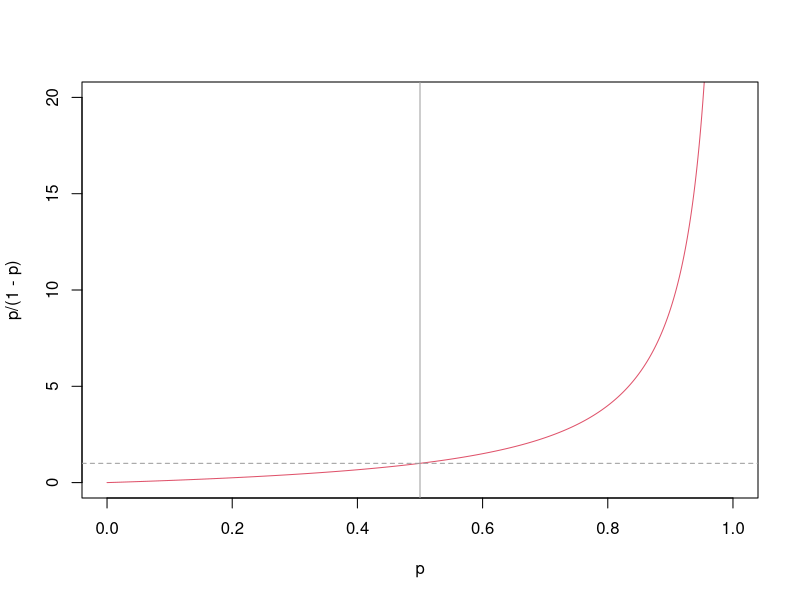
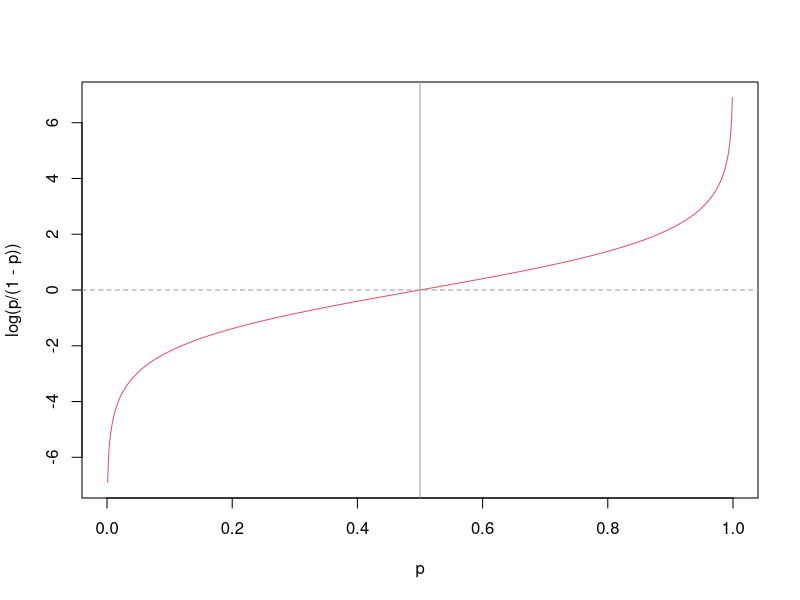
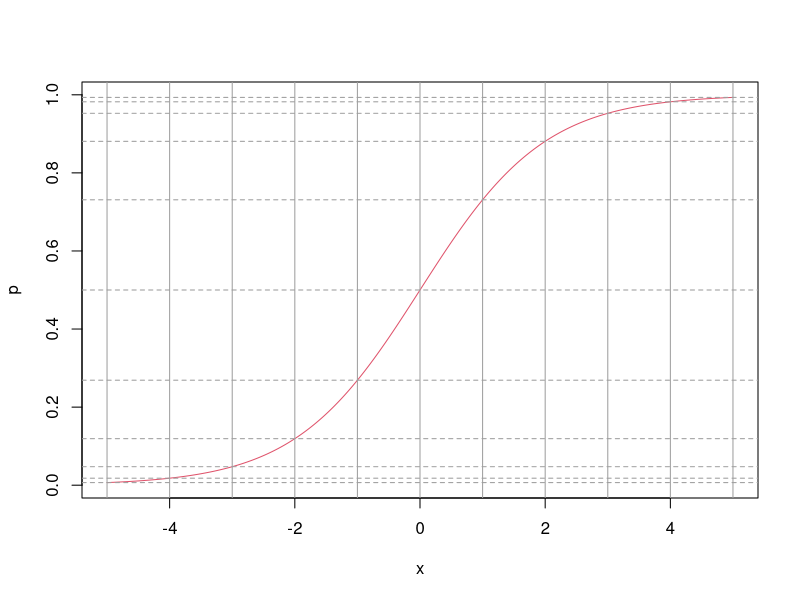
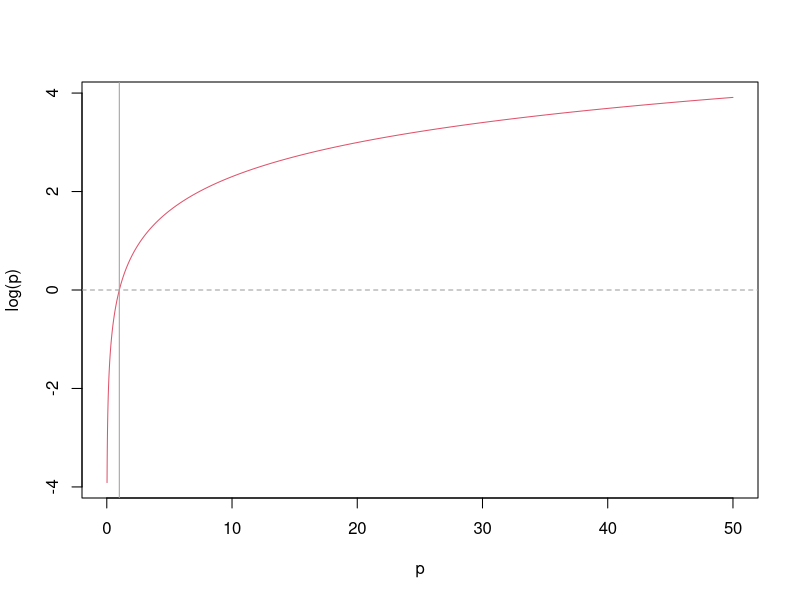
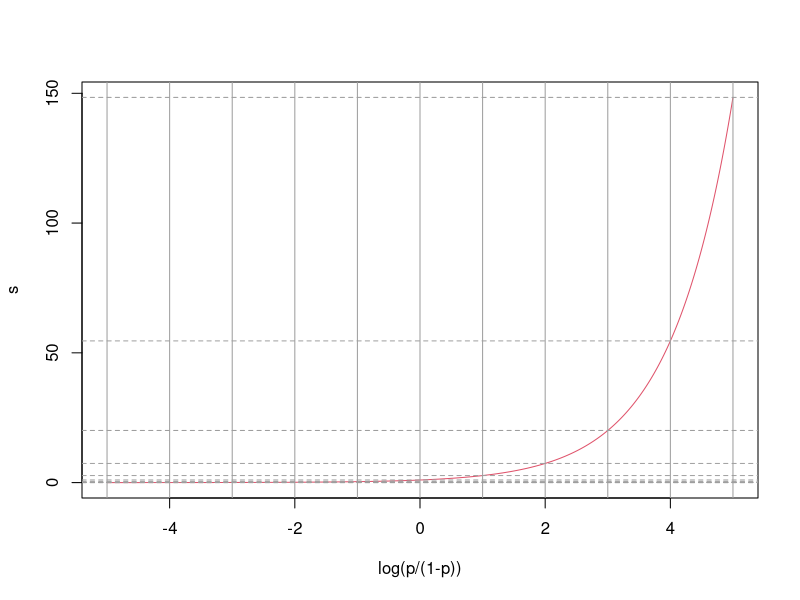

R code for these plots, in order:
#Logit link function

p<-seq(0,1,0.001)

plot(p,p/(1-p),type="l",col=2,lwd=1,ylim=c(0,20))
abline(h=1,lty=2,col=8)
abline(v=0.5,lty=1,col=8)

plot(p,log(p/(1-p)),type="l",col=2,lwd=1)
abline(h=0,lty=2,col=8)
abline(v=0.5,lty=1,col=8)


#Mapping linear model onto log(odds)
x<-seq(-5,5,0.01)
p<-exp(x)/(1+exp(x))

plot(x,p,col=2,type="l")
abline(v=seq(-5,5,1),col=8)
abline(h=exp(seq(-5,5,1))/(1+exp(seq(-5,5,1))),col=8,lty=2)


#Log link

p<-seq(0.02,50,0.01)

plot(p,log(p),type="l",col=2,lwd=1)
abline(h=0,lty=2,col=8)
abline(v=1,lty=1,col=8)


#Mapping linear model onto log
x<-seq(-5,5,0.01)
s<-exp(x)

plot(x,s,col=2,type="l",xlab="log(p/(1-p))")
abline(v=seq(-5,5,1),col=8)
abline(h=exp(seq(-5,5,1)),col=8,lty=2)


